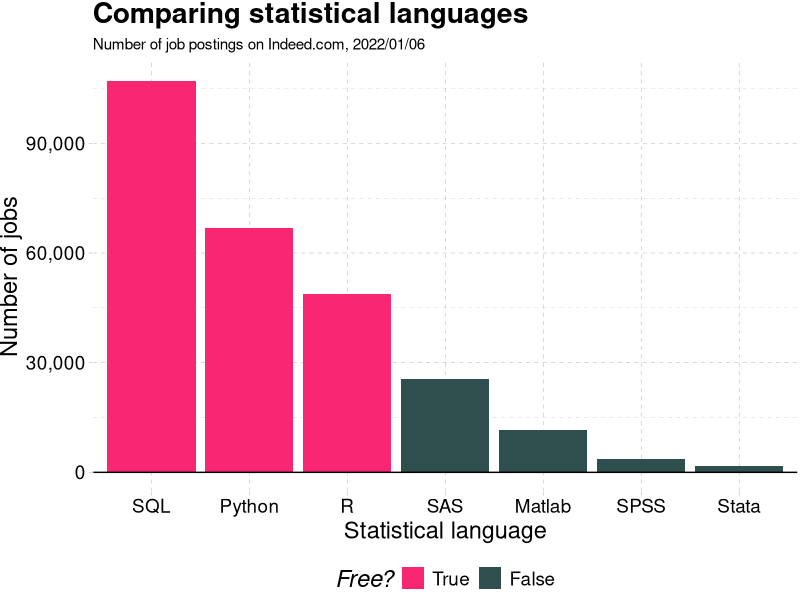

Recreate this plot in R.
## ---- chunk 1
#| fig-align: center
#| echo: true

library(tidyverse)

# The popularity data
pop_df = 
  data.frame(
  lang = c("SQL", "Python", "R", "SAS", "Matlab", "SPSS", "Stata"),
  n_jobs = c(107130, 66976, 48772, 25644, 11464, 3717, 1624),
  free = c(T, T, T, F, F, F, F)
  )

## Plot it
pop_df %>% 
  mutate(lang = lang %>% factor(ordered = T)) %>%
  ggplot(aes(x = lang, y = n_jobs, fill = free)) +
  geom_col() +
  geom_hline(yintercept = 0) +
  aes(x = reorder(lang, -n_jobs), fill = reorder(free, -free)) +
  xlab("Statistical language") +
  scale_y_continuous(label = scales::comma) +
  ylab("Number of jobs") +
  labs(
    title = "Comparing statistical languages",
    subtitle = "Number of job postings on Indeed.com, 2022/01/06"
    ) +
  scale_fill_manual(
    "Free?",
    labels = c("True", "False"),
    values = c("#f92672", "darkslategray")
    ) +
  ggthemes::theme_pander(base_size = 17) +
  # theme_ipsum() +
  theme(legend.position = "bottom")
